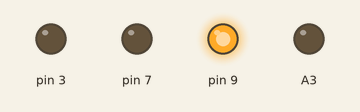
Recording of a sketch running on a simulated Arduino Uno, built with avr-gcc and run on an emulated ATmega328P. Shown: output pins drawn as LEDs (lit = HIGH).

Above: at 1.0 s.
At 2.5 s:
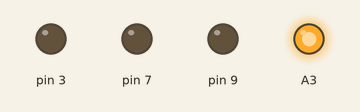
At 3.2 s:
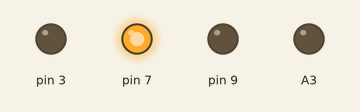
At 3.62 s:
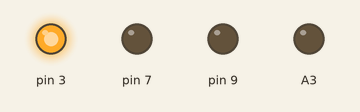
At 4.5 s:
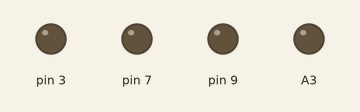
Timing chart, 0 to 6.8 s (numbered marks = the images above):
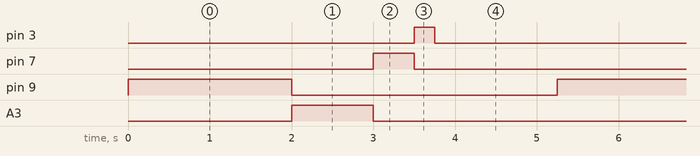

Measured:
- by itself, pin 3: alternates HIGH for 0.25 s and LOW for 5.0 s
- by itself, pin 7: alternates HIGH for 0.50 s and LOW for 4.8 s
- by itself, pin 9: alternates HIGH for 2.0 s and LOW for 3.3 s
- by itself, A3: alternates HIGH for 1.0 s and LOW for 4.3 s

The sketch:

Seq__ncia.ino
```cpp
//PROGRAMA 4 - Seqüència  - GERARD NASARRE
//curs 2019-20, 1r CFGS Electromedicina Clínica, Mòdul 09

void setup()
{
  pinMode(3, OUTPUT);
  pinMode(7, OUTPUT);
  pinMode(9, OUTPUT);
  pinMode(A3, OUTPUT);
}

void loop()
{
  digitalWrite(9, HIGH);
  delay (2000);
  digitalWrite(9, LOW);
  digitalWrite(A3, HIGH);
  delay (1000);
  digitalWrite(A3, LOW);
  digitalWrite(7, HIGH);
  delay (500);
  digitalWrite(7, LOW);
  digitalWrite(3, HIGH);
  delay (250);
  digitalWrite(3, LOW);
  delay (1500);
}
```
